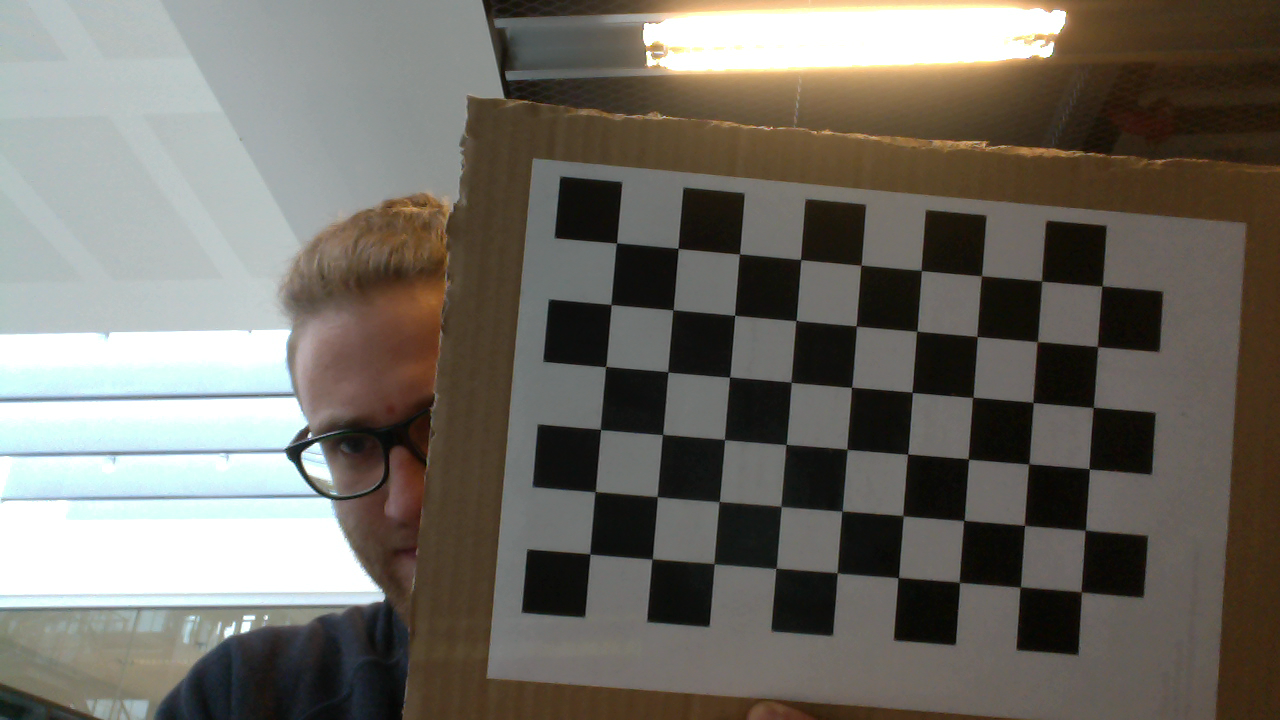
#> input picture ass2/01.png, 1280 x 720 px
$ python -i Assignment_Cube.py   (imports and definitions only)   (Python 2 division)   (older library calls are emulated)
#> lines starting #> are read from the running program, lines starting #| are printed output that depends on the picture
### final_report/code/assignment 2/SIGBTools.py
import cv2;
import cv2
import numpy as np
import pylab
from pylab import *
import matplotlib as mpl
import math
#from scipy import linalg
from numpy import *
import cv2.cv as cv
from math import *

''' This module contains sets of functions useful for basic image analysis and should be useful in the SIGB course.
Written and Assembled  (2012,2013) by  Dan Witzner Hansen, IT University.
'''
# [18 lines left out: function getMousePointsForImage, not called in this run]

def normalizeVecotr(v):
    return v.T/linalg.norm(v)
# [176 lines left out: functions getHomographyFromMouse, getCircleSamples, estimateHomography, getImageSequence, getLineCoordinates, not called in this run]

class RegionProps:
    '''Class used for getting descriptors of contour-based connected components

        The main method to use is: CalcContourProperties(contour,properties=[]):
        contour: a contours found through cv2.findContours
        properties: list of strings specifying which properties should be calculated and returned

        The following properties can be specified:

        Area: Area within the contour  - float
        Boundingbox: Bounding box around contour - 4 tuple (topleft.x,topleft.y,width,height)
        Length: Length of the contour
        Centroid: The center of contour: (x,y)
        Moments: Dictionary of moments: see
        Perimiter: Permiter of the contour - equivalent to the length
        Equivdiameter: sqrt(4*Area/pi)
        Extend: Ratio of the area and the area of the bounding box. Expresses how spread out the contour is
        Convexhull: Calculates the convex hull of the contour points
        IsConvex: boolean value specifying if the set of contour points is convex

        Returns: Dictionary with key equal to the property name

        Example:
             contours, hierarchy = cv2.findContours(I, cv2.RETR_LIST, cv2.CHAIN_APPROX_SIMPLE)
             goodContours = []
             for cnt in contours:
                vals = props.CalcContourProperties(cnt,['Area','Length','Centroid','Extend','ConvexHull'])
                if vals['Area']>100 and vals['Area']<200
                 goodContours.append(cnt)
        '''
    def __calcArea(self,m,c):
        return cv2.contourArea(c) #,m['m00']
    def __calcLength(self,c):
        return cv2.arcLength(c, True)
    def __calcPerimiter(self,c):
         return cv2.arcLength(c,True)
    def __calcBoundingBox(self,c):
        return cv2.boundingRect(c)
    # [6 lines left out: function __calcCentroid, not called in this run]

    def __calcEquivDiameter(self,contur):
        Area = self.__calcArea(contur)
        return np.sqrt(4*Area/np.pi)
    # [50 lines left out: functions __calcExtend, __calcConvexHull, CalcContourProperties, not called in this run]


class ROISelector:

    def __resetPoints(self):
        self.seed_Left_pt = None
        self.seed_Right_pt = None

    # [69 lines left out: functions __init__, update, onmouse, setCorners, SelectArea, splitfn, not called in this run]

def anorm2(a):
    return (a*a).sum(-1)

def anorm(a):
    return np.sqrt( anorm2(a) )

# [45 lines left out: functions to_rect, rect2rect_mtx, rotateImage, lookat, mtx2rvec, draw_str, not called in this run]
class Sketcher:
    def __init__(self, windowname, dests, colors_func):
        # [8 lines left out: function __init__, not called in this run]
    def show(self):
        cv2.imshow(self.windowname, self.dests[0])

    def on_mouse(self, event, x, y, flags, param):
        # [12 lines left out: function on_mouse, not called in this run]

# palette data from matplotlib/_cm.py
_jet_data =   {'red':   ((0., 0, 0), (0.35, 0, 0), (0.66, 1, 1), (0.89,1, 1),
                     (1, 0.5, 0.5)),
           'green': ((0., 0, 0), (0.125,0, 0), (0.375,1, 1), (0.64,1, 1),
                     (0.91,0,0), (1, 0, 0)),
           'blue':  ((0., 0.5, 0.5), (0.11, 1, 1), (0.34, 1, 1), (0.65,0, 0),
                     (1, 0, 0))}

cmap_data = { 'jet' : _jet_data }

def make_cmap(name, n=256):
    # [14 lines left out: function make_cmap, not called in this run]
def nothing(*arg, **kw):
    pass

def clock():
    return cv2.getTickCount() / cv2.getTickFrequency()

def imWeight(x,c):
    return  1-(np.abs(x-c)/float(c))

def HatFunction(I):
    # [4 lines left out: function HatFunction, not called in this run]

def toHomogenious(points):
    # [4 lines left out: function toHomogenious, not called in this run]
def normalizeHomogenious(points):
    # [40 lines left out: functions normalizeHomogenious, H_from_points, not called in this run]
def transformPoints(points, homography):
    # [23 lines left out: function transformPoints, not called in this run]
def calibrateCamera(n=5,pattern_size=(9,6),square_size=2.0,fileName="Pattern.avi"):
    # [122 lines left out: function calibrateCamera, not called in this run]

def RecordVideoFromCamera():
    # [19 lines left out: function RecordVideoFromCamera, not called in this run]
def GetObjectPos(obj_points, img_points_first,camera_matrix,np_dist_coefs):
    found,rvecs_new,tvecs_new =cv2.solvePnP(obj_points, img_points_first,camera_matrix,np_dist_coefs)
    return  found,rvecs_new,tvecs_new


class Camera:
    """ Class for representing pin-hole cameras. """
    import scipy
    def __init__(self,P):
        # [7 lines left out: function __init__, not called in this run]

    def project(self,X):
        # [11 lines left out: function project, not called in this run]

    def factor(self):
        # [15 lines left out: function factor, not called in this run]

    def center(self):
        # [10 lines left out: function center, not called in this run]

    def calibrate_from_points(self, x1,x2):
        return self.K


    def simple_calibrate(self, a,b):
        return self.K


# helper functions
def rot_matrix_to_euler(R):
    # [8 lines left out: function rot_matrix_to_euler, not called in this run]
def rotation_matrix(a):
    # [6 lines left out: function rotation_matrix, not called in this run]

def rq(A):
    # [8 lines left out: function rq, not called in this run]


def BilinearInterpolation(x1,y1,x2,y2,Q12,Q22,Q21,Q11,i,j):
# [4 lines left out: function BilinearInterpolation, not called in this run]
def BilinearInterpo(size,i,j,points,Normalize):
# [36 lines left out: function BilinearInterpo, not called in this run]
#---------------------------------------------cube


def getCubePoints(center, size,chessSquare_size):

    """ Creates a list of points for plotting
    a cube with plot. (the first 5 points are
    the bottom square, some sides repeated). """
    points = []

    """
    1    2
        5    6
    3    4
        7    8 (top)

    """

    #bottom
    points.append([center[0]-size, center[1]-size, center[2]-2*size])#(0)5
    points.append([center[0]-size, center[1]+size, center[2]-2*size])#(1)7
    points.append([center[0]+size, center[1]+size, center[2]-2*size])#(2)8
    points.append([center[0]+size, center[1]-size, center[2]-2*size])#(3)6
    points.append([center[0]-size, center[1]-size, center[2]-2*size]) #same as first to close plot

    #top
    points.append([center[0]-size,center[1]-size,center[2]])#(5)1
    points.append([center[0]-size,center[1]+size,center[2]])#(6)3
    points.append([center[0]+size,center[1]+size,center[2]])#(7)4
    points.append([center[0]+size,center[1]-size,center[2]])#(8)2
    points.append([center[0]-size,center[1]-size,center[2]]) #same as first to close plot

    #vertical sides
    points.append([center[0]-size,center[1]-size,center[2]])
    points.append([center[0]-size,center[1]+size,center[2]])
    points.append([center[0]-size,center[1]+size,center[2]-2*size])
    points.append([center[0]+size,center[1]+size,center[2]-2*size])
    points.append([center[0]+size,center[1]+size,center[2]])
    points.append([center[0]+size,center[1]-size,center[2]])
    points.append([center[0]+size,center[1]-size,center[2]-2*size])
    points=dot(points,chessSquare_size)
    return array(points).T

def GetFaceNormal(points):
    import numpy as np
    #    print points
    A=np.subtract([points[0,3],points[1,3],points[2,3]],[points[0,0],points[1,0],points[2,0]])
    B=np.subtract([points[0,1],points[1,1],points[2,1]],[points[0,0],points[1,0],points[2,0]])
    normal=cross(A,B)
    normal = normal/np.linalg.norm(normal)
    #    print "normal: ",normal
    return normal
def getNormalsInCubeCorners(TopFace,RightFace,LeftFace,UpFace,DownFace):

    """ Creates a list of points for plotting
    a cube with plot. (the first 5 points are
    the bottom square, some sides repeated). """


    """
    1    2
        5    6
    3    4
        7    8 (top)

    """
    points = []


    #bottom
    points.append((GetFaceNormal(UpFace)+ GetFaceNormal(LeftFace)- GetFaceNormal(TopFace))/3)#(0)1
    points.append(( GetFaceNormal(UpFace)+ GetFaceNormal(RightFace)- GetFaceNormal(TopFace))/3)#(1)2
    points.append(( GetFaceNormal(DownFace)+ GetFaceNormal(RightFace)- GetFaceNormal(TopFace))/3)#(2)4
    points.append(( GetFaceNormal(DownFace)+ GetFaceNormal(LeftFace)- GetFaceNormal(TopFace))/3)#(3)3

    points.append(( GetFaceNormal(UpFace)+ GetFaceNormal(LeftFace)+ GetFaceNormal(TopFace))/3)#(4)5
    points.append(( GetFaceNormal(UpFace)+ GetFaceNormal(RightFace)+ GetFaceNormal(TopFace))/3)#(5)6
    points.append(( GetFaceNormal(DownFace)+ GetFaceNormal(RightFace)+ GetFaceNormal(TopFace))/3)#(6)8
    points.append(( GetFaceNormal(DownFace)+ GetFaceNormal(LeftFace)+ GetFaceNormal(TopFace))/3)#(7)7


    return array(points).T

def CalculateFaceCornerNormals(TopFace,RightFace,LeftFace,UpFace,DownFace):


    CubeCornerNormals=getNormalsInCubeCorners(TopFace,RightFace,LeftFace,UpFace,DownFace)


    i = array([ [0,0,0,0],[1,1,1,1] ,[2,2,2,2]  ])  # indices for the first dim
    j = array([ [4,5,6,7],[4,5,6,7] ,[4,5,6,7]  ])  # indices for the second dim
    t = CubeCornerNormals[i,j]


    i = array([ [0,0,0,0],[1,1,1,1] ,[2,2,2,2]  ])  # indices for the first dim
    j = array([ [5,1,2,6],[5,1,2,6] ,[5,1,2,6]  ])  # indices for the second dim
    r= CubeCornerNormals[i,j]


    i = array([ [0,0,0,0],[1,1,1,1] ,[2,2,2,2]  ])  # indices for the first dim
    j = array([ [0,4,7,3],[0,4,7,3],[0,4,7,3] ])  # indices for the second dim
    l = CubeCornerNormals[i,j]


    i = array([ [0,0,0,0],[1,1,1,1] ,[2,2,2,2]  ])  # indices for the first dim
    j = array([ [0,1,5,4], [0,1,5,4], [0,1,5,4] ])  # indices for the second dim
    u = CubeCornerNormals[i,j]


    i = array([ [0,0,0,0],[1,1,1,1] ,[2,2,2,2]  ])  # indices for the first dim
    j = array([ [7,6,2,3], [7,6,2,3], [7,6,2,3] ])  # indices for the second dim
    d = CubeCornerNormals[i,j]

    return t,r,l,u,d

### final_report/code/assignment 3/Assignment_Cube.py
'''
Created on March 20, 2014

@author: Diako Mardanbegi (dima@itu.dk)
'''
from numpy import *
import numpy as np
from pylab import *
from scipy import linalg
import cv2
import cv2.cv as cv
from SIGBTools import *
import math

# [11 lines left out: function DrawLines, not called in this run]

def findChessBoardCorners(image):
    pattern_size = (9, 6)
    flag = cv2.CALIB_CB_FAST_CHECK + cv2.cv.CV_CALIB_CB_NORMALIZE_IMAGE
    gray = cv2.cvtColor(image,cv2.COLOR_BGR2GRAY)
    return cv2.findChessboardCorners(gray, pattern_size, flags=flag)

def update(img):
    image=copy(img)
    #raw = copy (img)

    if Undistorting:  #Use previous stored camera matrix and distortion coefficient to undistort the image
        ''' <004> Here Undistort the image'''
        image = cv2.undistort(image, cameraMatrix, distortionCoefficient)

    if (ProcessFrame):
        ''' <005> Here Find the Chess pattern in the current frame'''
        patternFound, corners = findChessBoardCorners(image)

        if patternFound == True:
            ''' <006> Here Define the cameraMatrix P=K[R|t] of the current frame'''
            if debug:
                P = findPFromHomography(corners)
            else:
                P = createPCurrentFromObjectPose(corners)

            cam2 = Camera(P)

            if ShowText:
                ''' <011> Here show the distance between the camera origin and the world origin in the image'''

                cv2.putText(image,str("frame:" + str(frameNumber)), (20,10),cv2.FONT_HERSHEY_PLAIN,1, (255, 255, 255))#Draw the text

                center = cam2.center()

                distance = np.linalg.norm(center)
                cv2.putText(image,str("distance: %02d" % distance), (20,30),cv2.FONT_HERSHEY_PLAIN,1, (255, 255, 255))#Draw the text


            ''' <008> Here Draw the world coordinate system in the image'''
            cam2 = Camera(P)
            coordinate_system = getCoordinateSystemChessPlane()
            transformed_coordinate_system = projectChessBoardPoints(cam2,coordinate_system)
            drawCoordinateSystem(image,transformed_coordinate_system)

            if TextureMap:
                ''' <012>  calculate the normal vectors of the cube faces and draw these normal vectors on the center of each face'''
                face_normals = calculate_face_normals()
                if DrawFaceNormals:
                    draw_face_normals(image, cam2, FaceCenterPoints, face_normals) #hack: draw before texturing to show parts of obscured normals

                ''' <013> Here Remove the hidden faces'''
                idx = range(len(face_normals))

                if BackFaceCulling:
                    idx = back_face_culling(face_normals, cam2)

                faces_to_be_drawn = np.array(Faces)[idx]
                textures_to_be_drawn = np.array(FaceTextures)[idx]
                face_corner_normals = np.array(CornerNormals)[idx]
                ''' <010> Here Do he texture mapping and draw the texture on the faces of the cube'''
                for i in range(len(faces_to_be_drawn)):
                    f = copy(faces_to_be_drawn[i])
                    texture = textures_to_be_drawn[i]
                    corner_normals = face_corner_normals[i]
                    image = textureFace(image, f, cam2, texture)
                    image = ShadeFace(image, f, corner_normals, cam2)

                if DrawFaceNormals:
                    draw_face_normals(image, cam2, FaceCenterPoints[idx], face_normals[idx])


            if ProjectPattern:
                ''' <007> Here Test the camera matrix of the current view by projecting the pattern points'''
                cam2 = Camera(P)
                X = projectChessBoardPoints(cam2, points_from_chess_board_plane)

                for p in X:
                    C = int(p[0]),int(p[1])
                    cv2.circle(image,C, 2,(255,0,255),4)


            if WireFrame:
                ''' <009> Here Project the box into the current camera image and draw the box edges'''
                cam2 = Camera(P)
                if (Teapot):
                    teapot = parse_teapot()
                    drawObjectScatter(cam2, image, teapot)
                else:
                    drawFigure(image, cam2, box)

    cv2.namedWindow('Web cam')
    cv2.imshow('Web cam', image)
    cv2.setMouseCallback("Web cam", onmouse)
    #videoWriter.write(image)
    global result
    result=copy(image)

# [176 lines left out: functions onmouse, drawFigure, getImageSequence, printUsage, run, not called in this run]

def loadCalibrationData():
    global translationVectors
    translationVectors = np.load('numpyData/translationVectors.npy')
    global cameraMatrix
    cameraMatrix = np.load('numpyData/camera_matrix.npy')
    global rotatioVectors
    rotatioVectors = np.load('numpyData/rotatioVectors.npy')
    global distortionCoefficient
    distortionCoefficient = np.load('numpyData/distortionCoefficient.npy')
    global points_from_chess_board_plane
    points_from_chess_board_plane = np.load('numpyData/obj_points.npy')[0]
    return cameraMatrix,rotatioVectors[0],translationVectors[0]

# [59 lines left out: functions calculateP, displayNumpyPoints, projectChessBoardPoints, getCoordinateSystemChessPlane, drawObjectScatter, drawCoordinateSystem, not called in this run]

def createPCurrentFromObjectPose(corners):
    found, r_vec, t_vec = cv2.solvePnP(points_from_chess_board_plane, corners, cameraMatrix, distortionCoefficient)
    return calculateP(cameraMatrix, r_vec, t_vec)

# [239 lines left out: functions findPFromHomography, parse_teapot, back_face_culling, textureFace, ShadeFace, CalculateShadeMatrix and 4 more, not called in this run]


def calculate_face_normals():
    return np.array([GetFaceNormal(face) for face in Faces])

# [9 lines left out: function draw_face_normals, not called in this run]

def CalculateFaceCenterPoints(faces):
    result = []
    for face in faces:
        center = np.mean(face, axis=1)
        result.append(center)
    return np.array(result)

def getPyramidPoints(center, size,chessSquare_size):
    points = []

    tl = [center[0]-size, center[1]-size, center[2]]
    bl = [center[0]-size, center[1]+size, center[2]]
    br = [center[0]+size, center[1]+size, center[2]]
    tr = [center[0]+size, center[1]-size, center[2]]
    top = [center[0], center[1], center[2] - size * 2]

    #bottom
    points.append(tl)
    points.append(bl)
    points.append(br)
    points.append(tr)
    points.append(tl)

    #top
    points.append(top)

    #diagonals
    points.append(bl)
    points.append(br)
    points.append(top)
    points.append(tr)
    points=dot(points,chessSquare_size)
    return array(points).T


# [7 lines left out: function get_camera_for_frame, not called in this run]


'''-------------------MAIN BODY--------------------------------------------------------------------'''
'''--------------------------------------------------------------------------------------------------------------'''


'''-------variables------'''
# [6 lines not run here, left out]


global_light_source = np.array([10.0, 10.0, -10.0])
#variables
ProcessFrame=True
Undistorting=False
WireFrame=False
ShowText=True
TextureMap=True
ProjectPattern=False
debug=False
Teapot = True

ShadeAmbient = True
ShadeDiffuse = True
ShadeSpecular = True
BackFaceCulling = True
DrawFaceNormals = False

tempSpeed=1
frameNumber=0
chessSquare_size=2


'''-------defining the figures------'''
box_center = [4, 2.5, 0]
box = getCubePoints(box_center, 1, chessSquare_size)
pyramid = getPyramidPoints([0, 0, 1], 1,chessSquare_size)


i = array([ [0,0,0,0],[1,1,1,1] ,[2,2,2,2]  ])  # indices for the first dim
j = array([ [0,3,2,1],[0,3,2,1] ,[0,3,2,1]  ])  # indices for the second dim
TopFace = box[i,j]


i = array([ [0,0,0,0],[1,1,1,1] ,[2,2,2,2]  ])  # indices for the first dim
j = array([ [3,8,7,2],[3,8,7,2] ,[3,8,7,2]  ])  # indices for the second dim
RightFace = box[i,j]


i = array([ [0,0,0,0],[1,1,1,1] ,[2,2,2,2]  ])  # indices for the first dim
j = array([ [5,0,1,6],[5,0,1,6] ,[5,0,1,6]  ])  # indices for the second dim
LeftFace = box[i,j]

i = array([ [0,0,0,0],[1,1,1,1] ,[2,2,2,2]  ])  # indices for the first dim
j = array([ [5,8,3,0], [5,8,3,0] , [5,8,3,0] ])  # indices for the second dim
UpFace = box[i,j]


i = array([ [0,0,0,0],[1,1,1,1] ,[2,2,2,2]  ])  # indices for the first dim
j = array([ [1,2,7,6], [1,2,7,6], [1,2,7,6] ])  # indices for the second dim
DownFace = box[i,j]


'''----------------------------------------'''
'''----------------------------------------'''


''' <000> Here Call the calibrateCamera from the SIGBTools to calibrate the camera and saving the data'''
Faces = [TopFace, RightFace, LeftFace, UpFace, DownFace]
FaceCenterPoints = CalculateFaceCenterPoints(Faces)
FaceTextures = ['Images/Top.jpg', 'Images/Right.jpg', 'Images/Left.jpg', 'Images/Up.jpg', 'Images/Down.jpg']

t, r, l, u, d = CalculateFaceCornerNormals(TopFace, RightFace, LeftFace, UpFace, DownFace)
CornerNormals = [t, r, l, u, d]

#calibrateCamera(5, (9,6), 2.0, 0)
''' <001> Here Load the numpy data files saved by the cameraCalibrate2'''
# [1 line that did not run here, left out]
''' <002> Here Define the camera matrix of the first view image (01.png) recorded by the cameraCalibrate2'''

# [1 line that did not run here, left out]
# [1 line that did not run here, left out]

''' <003> Here Load the first view image (01.png) and find the chess pattern and store the 4 corners of the pattern needed for homography estimation'''
#displayNumpyPoints(C)


''' <003a> Find homography H_cs^1 '''

#run(1, 0)
# [1 line not run here, left out]
#videoWriter.close()

>>> import cv2
>>> picture = cv2.imread('../../../ass2/01.png')
#> picture is the input picture: shape (720, 1280, 3); mean B, G, R 101.4, 109, 112.6
>>> result = update(picture)
#> in findChessBoardCorners, `gray = cv2.cvtColor(image,cv2.COLOR_BGR2GRAY)`:
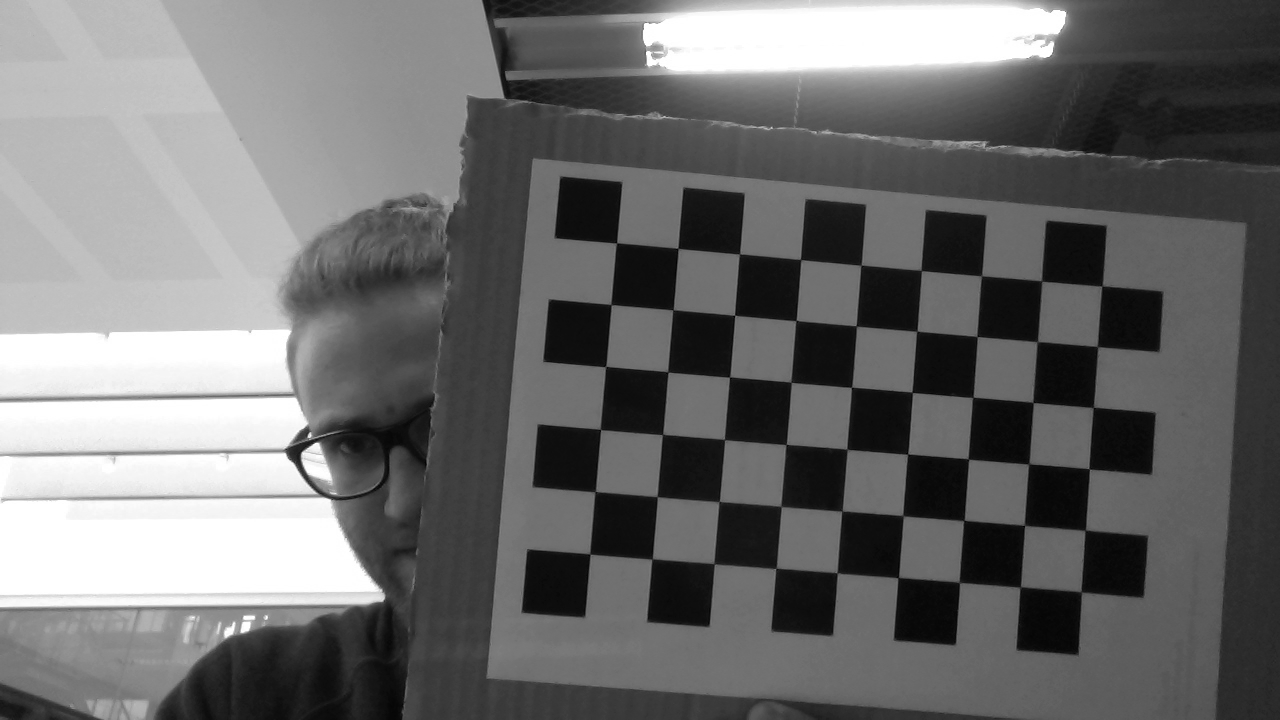
#> gray: shape (720, 1280); min 0, max 255, mean 109.3
#> in update, `patternFound, corners = findChessBoardCorners(image)`: patternFound = False; corners = 53 rows, first 8: [616.5, 243], [678, 248.5], [673, 310], [611, 304.5], [739.5, 254], [735, 315], [729.5, 377], [668, 371.5]
